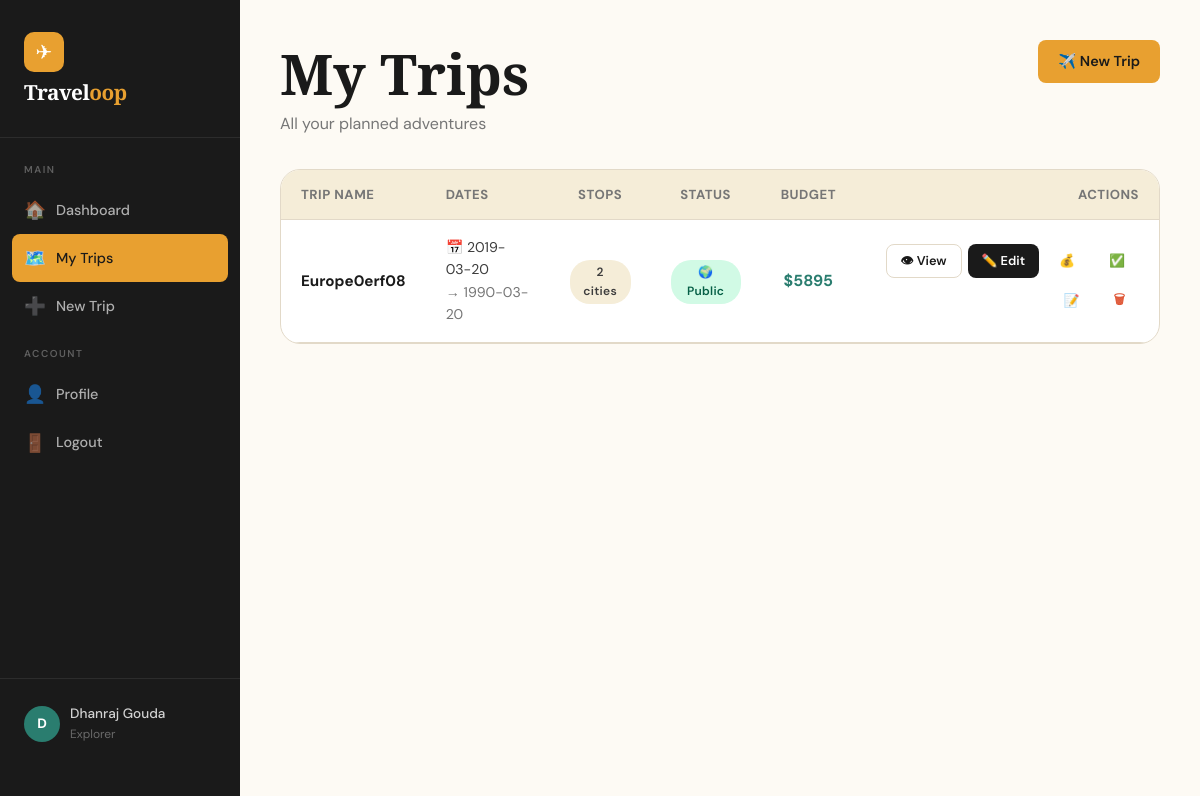
The page /trips (signed in) on the database its author committed.
### backend/app.py (models this page shows)
class User(db.Model):
    id = db.Column(db.Integer, primary_key=True)
    name = db.Column(db.String(100), nullable=False)
    email = db.Column(db.String(120), unique=True, nullable=False)
    password = db.Column(db.String(200), nullable=False)
    photo = db.Column(db.String(200), default='')
    language = db.Column(db.String(20), default='English')
    created_at = db.Column(db.DateTime, default=datetime.utcnow)
    trips = db.relationship('Trip', backref='user', lazy=True, cascade='all, delete-orphan')

class Trip(db.Model):
    id = db.Column(db.Integer, primary_key=True)
    user_id = db.Column(db.Integer, db.ForeignKey('user.id'), nullable=False)
    name = db.Column(db.String(200), nullable=False)
    description = db.Column(db.Text, default='')
    start_date = db.Column(db.String(20), nullable=False)
    end_date = db.Column(db.String(20), nullable=False)
    cover_photo = db.Column(db.String(200), default='')
    is_public = db.Column(db.Boolean, default=False)
    budget = db.Column(db.Float, default=0.0)
    created_at = db.Column(db.DateTime, default=datetime.utcnow)
    stops = db.relationship('Stop', backref='trip', lazy=True, cascade='all, delete-orphan')
    notes = db.relationship('Note', backref='trip', lazy=True, cascade='all, delete-orphan')
    checklist = db.relationship('ChecklistItem', backref='trip', lazy=True, cascade='all, delete-orphan')

### backend/app.py (the view)
@app.route('/trips')
@login_required
def my_trips():
    user = User.query.get(session['user_id'])
    trips = Trip.query.filter_by(user_id=user.id).order_by(Trip.created_at.desc()).all()
    return render_template('my_trips.html', user=user, trips=trips)

### backend/app.py (called while the page is built)
def login_required(f):
    from functools import wraps
    @wraps(f)
    def decorated(*args, **kwargs):
        if 'user_id' not in session:
            return redirect(url_for('login'))
        return f(*args, **kwargs)
    return decorated

### templates/my_trips.html (shortened to what this page needs)
{% extends "base.html" %}
{% block content %}
<div class="page-header">
  <div class="page-title">
    <div>
      <h1>My Trips</h1>
      <p style="color:var(--ink-lt);margin-top:4px;">All your planned adventures</p>
    </div>
    <a href="{{ url_for('create_trip') }}" class="btn btn-primary">✈️ New Trip</a>
  </div>
</div>
<div class="page-body">
  {% if trips %}
  <div style="background:var(--white);border:1px solid var(--border);border-radius:var(--radius-lg);overflow:hidden;" class="fade-up">
    <table style="width:100%;border-collapse:collapse;">
      <thead>
        <tr style="background:var(--sand);border-bottom:1px solid var(--border);">
          <th style="padding:14px 20px;text-align:left;font-size:.82rem;font-weight:700;letter-spacing:.5px;text-transform:uppercase;color:var(--ink-lt);">Trip Name</th>
          <th style="padding:14px 20px;text-align:left;font-size:.82rem;font-weight:700;letter-spacing:.5px;text-transform:uppercase;color:var(--ink-lt);">Dates</th>
          <th style="padding:14px 20px;text-align:center;font-size:.82rem;font-weight:700;letter-spacing:.5px;text-transform:uppercase;color:var(--ink-lt);">Stops</th>
          <th style="padding:14px 20px;text-align:center;font-size:.82rem;font-weight:700;letter-spacing:.5px;text-transform:uppercase;color:var(--ink-lt);">Status</th>
          <th style="padding:14px 20px;text-align:center;font-size:.82rem;font-weight:700;letter-spacing:.5px;text-transform:uppercase;color:var(--ink-lt);">Budget</th>
          <th style="padding:14px 20px;text-align:right;font-size:.82rem;font-weight:700;letter-spacing:.5px;text-transform:uppercase;color:var(--ink-lt);">Actions</th>
        </tr>
      </thead>
      <tbody>
        {% for trip in trips %}
        <tr style="border-bottom:1px solid var(--border);transition:background .15s;" onmouseover="this.style.background='var(--cream)'" onmouseout="this.style.background=''">
          <td style="padding:16px 20px;">
            <div style="font-weight:700;font-size:.95rem;">{{ trip.name }}</div>
          </td>
          <td style="padding:16px 20px;color:var(--ink-md);font-size:.88rem;">
            📅 {{ trip.start_date }}<br>
            <span style="color:var(--ink-lt);">→ {{ trip.end_date }}</span>
          </td>
          <td style="padding:16px 20px;text-align:center;">
            <span class="badge badge-sand">{{ trip.stops|length }} cities</span>
          </td>
          <td style="padding:16px 20px;text-align:center;">
            {% if trip.is_public %}
              <span class="badge badge-public">🌍 Public</span>
            {% else %}
              <span class="badge badge-sand">🔒 Private</span>
            {% endif %}
          </td>
          <td style="padding:16px 20px;text-align:center;font-weight:700;color:var(--teal);">
            {% if trip.budget > 0 %}${{ "%.0f"|format(trip.budget) }}{% else %}—{% endif %}
          </td>
          <td style="padding:16px 20px;text-align:right;">
            <div style="display:flex;gap:6px;justify-content:flex-end;flex-wrap:wrap;">
              <a href="{{ url_for('itinerary_view', trip_id=trip.id) }}" class="btn btn-outline btn-sm">👁 View</a>
              <a href="{{ url_for('itinerary_builder', trip_id=trip.id) }}" class="btn btn-dark btn-sm">✏️ Edit</a>
              <a href="{{ url_for('trip_budget', trip_id=trip.id) }}" class="btn btn-ghost btn-sm">💰</a>
              <a href="{{ url_for('checklist', trip_id=trip.id) }}" class="btn btn-ghost btn-sm">✅</a>
              <a href="{{ url_for('trip_notes', trip_id=trip.id) }}" class="btn btn-ghost btn-sm">📝</a>
              <button class="btn btn-ghost btn-sm" style="color:var(--coral);"
                onclick="deleteTrip('{{ trip.id }}')">🗑</button>
            </div>
          </td>
        </tr>
        {% endfor %}
      </tbody>
    </table>
  </div>
  {% endif %}
</div>
{% endblock %}

### templates/base.html (shortened to what this page needs)
<!DOCTYPE html>
<html lang="en">
<head>
  <link rel="stylesheet" href="{{ url_for('static', filename='css/style.css') }}">
</head>
<body>
{% block body %}
<div class="page-wrapper">
  <nav class="sidebar">
    <div class="sidebar-logo">
      <div class="logo-icon">✈</div>
      <h2>Travel<span>oop</span></h2>
    </div>
    <div class="nav-section">
      <div class="nav-label">Main</div>
      <a href="{{ url_for('dashboard') }}" class="nav-link {% if request.endpoint == 'dashboard' %}active{% endif %}">
        <span class="nav-icon">🏠</span> Dashboard
      </a>
      <a href="{{ url_for('my_trips') }}" class="nav-link {% if request.endpoint == 'my_trips' %}active{% endif %}">
        <span class="nav-icon">🗺️</span> My Trips
      </a>
      <a href="{{ url_for('create_trip') }}" class="nav-link {% if request.endpoint == 'create_trip' %}active{% endif %}">
        <span class="nav-icon">➕</span> New Trip
      </a>
    </div>
    <div class="nav-section" style="margin-top: 8px;">
      <div class="nav-label">Account</div>
      <a href="{{ url_for('profile') }}" class="nav-link {% if request.endpoint == 'profile' %}active{% endif %}">
        <span class="nav-icon">👤</span> Profile
      </a>
      <a href="{{ url_for('logout') }}" class="nav-link">
        <span class="nav-icon">🚪</span> Logout
      </a>
    </div>
    <div class="sidebar-footer">
      <div class="user-chip">
        <div class="user-avatar">{{ session.user_name[0]|upper if session.user_name else 'U' }}</div>
        <div>
          <div class="user-name">{{ session.user_name or 'Traveler' }}</div>
          <div class="user-role">Explorer</div>
        </div>
      </div>
    </div>
  </nav>
  <main class="main-content">
    {% block content %}{% endblock %}
  </main>
</div>
{% endblock %}
</body>
</html>

### Static/CSS/style.css (style rules this page uses)
:root { --sand: #F5EDD8; --cream: #FDFAF4; --amber: #E8A030; --amber-dk: #C4821A; --teal: #2A7D6F; --teal-lt: #3BA08F; --coral: #E05A3A; --ink: #1A1A1A; --ink-md: #3D3D3D; --ink-lt: #767676; --border: #E2D9C8; --white: #FFFFFF; --shadow: 0 4px 24px rgba(26,26,26,.10); --shadow-lg:0 12px 48px rgba(26,26,26,.15); --radius: 12px; --radius-lg:20px; }
*, *::before, *::after { box-sizing: border-box; margin: 0; padding: 0; }
html { scroll-behavior: smooth; }
body { font-family: 'DM Sans', sans-serif; background: var(--cream); color: var(--ink); min-height: 100vh; line-height: 1.6; }
h1,h2,h3,h4 { font-family: 'Playfair Display', serif; line-height: 1.2; }
h1 { font-size: clamp(2rem, 5vw, 3.5rem); }
h2 { font-size: clamp(1.5rem, 3vw, 2rem); }
p { color: var(--ink-md); }
a { text-decoration: none; color: inherit; }
.page-wrapper { display: flex; min-height: 100vh; }
.sidebar { width: 240px; min-width: 240px; background: var(--ink); color: var(--white); display: flex; flex-direction: column; padding: 32px 0; position: sticky; top: 0; height: 100vh; overflow-y: auto; }
.sidebar-logo { padding: 0 24px 32px; border-bottom: 1px solid rgba(255,255,255,.08); margin-bottom: 24px; }
.sidebar-logo .logo-icon { width: 40px; height: 40px; background: var(--amber); border-radius: 10px; display: flex; align-items: center; justify-content: center; font-size: 20px; margin-bottom: 8px; }
.sidebar-logo h2 { font-size: 1.3rem; color: var(--white); letter-spacing: -.5px; }
.sidebar-logo span { color: var(--amber); }
.nav-section { padding: 0 12px; margin-bottom: 8px; }
.nav-label { font-size: 10px; font-weight: 600; letter-spacing: 1.5px; text-transform: uppercase; color: rgba(255,255,255,.3); padding: 0 12px 8px; }
.nav-link { display: flex; align-items: center; gap: 12px; padding: 10px 12px; border-radius: 8px; color: rgba(255,255,255,.65); font-size: .9rem; font-weight: 500; transition: all .2s; }
.nav-link:hover, .nav-link.active { background: rgba(255,255,255,.08); color: var(--white); }
.nav-link.active { background: var(--amber); color: var(--ink); }
.nav-icon { font-size: 1.1rem; width: 20px; text-align: center; }
.sidebar-footer { margin-top: auto; padding: 24px; border-top: 1px solid rgba(255,255,255,.08); }
.user-chip { display: flex; align-items: center; gap: 10px; }
.user-avatar { width: 36px; height: 36px; border-radius: 50%; background: var(--teal); display: flex; align-items: center; justify-content: center; font-weight: 700; font-size: .85rem; color: white; }
.user-name { font-size: .85rem; color: rgba(255,255,255,.8); font-weight: 500; }
.user-role { font-size: .75rem; color: rgba(255,255,255,.35); }
.main-content { flex: 1; overflow-y: auto; background: var(--cream); }
.page-header { padding: 40px 40px 0; margin-bottom: 32px; }
.page-title { display: flex; align-items: flex-start; justify-content: space-between; gap: 16px; flex-wrap: wrap; }
.page-body { padding: 0 40px 60px; }
.btn { display: inline-flex; align-items: center; gap: 8px; padding: 10px 20px; border-radius: 8px; font-family: 'DM Sans', sans-serif; font-weight: 600; font-size: .9rem; cursor: pointer; border: none; transition: all .2s; white-space: nowrap; }
.btn-primary { background: var(--amber); color: var(--ink); }
.btn-dark { background: var(--ink); color: var(--white); }
.btn-outline { background: transparent; color: var(--ink); border: 1.5px solid var(--border); }
.btn-ghost { background: transparent; color: var(--ink-lt); padding: 6px 10px; }
.btn-sm { padding: 6px 14px; font-size: .8rem; }
.badge { display: inline-flex; align-items: center; gap: 4px; padding: 3px 10px; border-radius: 20px; font-size: .75rem; font-weight: 600; letter-spacing: .3px; }
.badge-sand { background: var(--sand); color: var(--ink-md); }
.badge-public { background: #D1FAE5; color: #065F46; }
.fade-up { animation: fadeUp .4s ease both; }

### rows shown on the page
User: name "Dhanraj Gouda"
Trip: name "Europe0erf08", start_date "2019-03-20", end_date "1990-03-20", stops|length "2", is_public "🌍 Public", budget "5895"

### other values the page prints
{{ session.user_name[0]|upper if session.user_name else 'U' }} "D"
